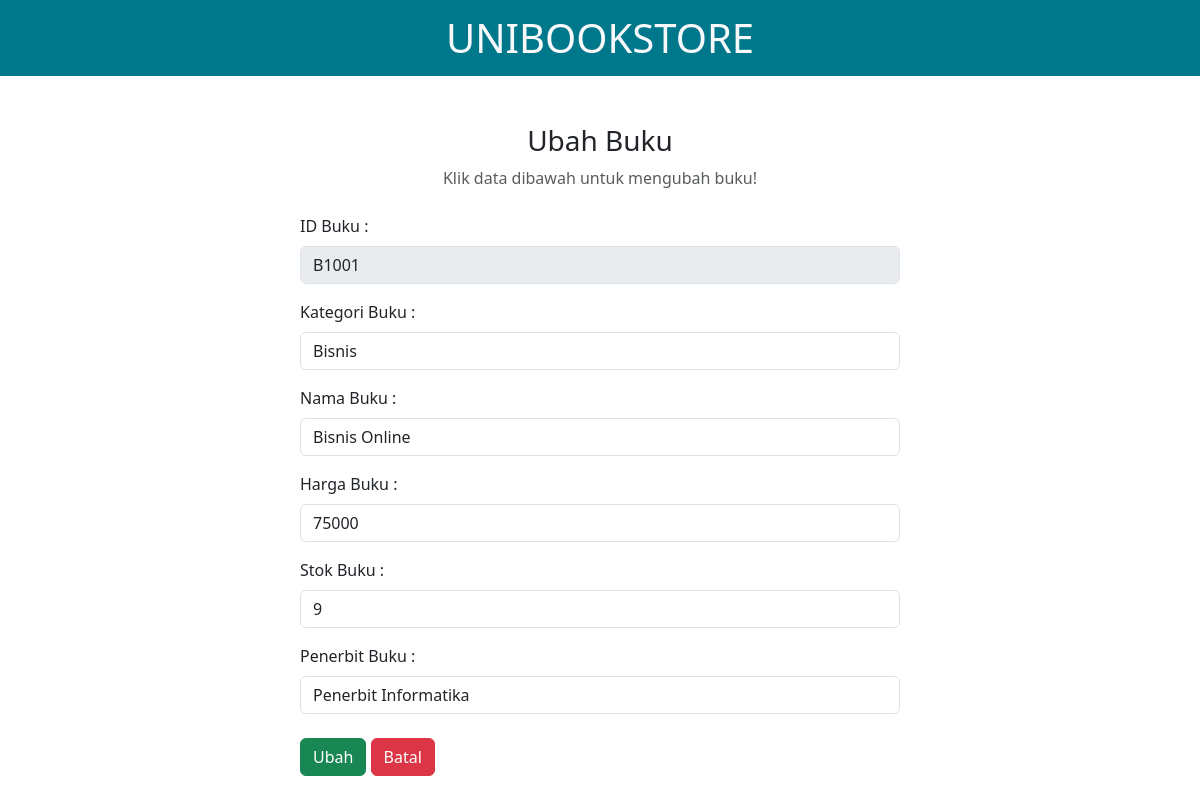
Page /edit_buku.php?id_buku=B1001 on the committed database.
### tables this page shows
CREATE TABLE `buku` (
  `id_buku` varchar(5) NOT NULL,
  `kategori` varchar(50) NOT NULL,
  `nama_buku` varchar(50) NOT NULL,
  `harga` int(10) NOT NULL,
  `stok` int(3) NOT NULL,
  `penerbit` varchar(50) NOT NULL
);

### edit_buku.php (the view, shortened to what this page needs)
<?php
include 'db_conn.php';
$id = $_GET['id_buku'];
?>
<!DOCTYPE html>
<html lang="en">
<head>
  <link href="https://cdn.jsdelivr.net/npm/bootstrap@5.3.0-alpha1/dist/css/bootstrap.min.css" rel="stylesheet">
</head>
<body>
  <nav class="navbar navbar-light text-light justify-content-center fs-1 mb-5" style="background-color: #00788C;">
    UNIBOOKSTORE
  </nav>
  <div class="container">
    <div class="text-center mb-4">
      <h3>Ubah Buku</h3>
      <p class="text-muted">Klik data dibawah untuk mengubah buku!</p>
    </div>
    <?php
    $sqlBuku = "SELECT * FROM `buku` WHERE id_buku = '$id'";
    $hasilBuku = mysqli_query($conn, $sqlBuku);
    $row = mysqli_fetch_assoc($hasilBuku);
    ?>
    <div class="container d-flex justify-content-center">
      <form method="post" action="admin.php" style="width: 50vw; min-width: 300px;">
        <div class="row mb-3">
          <div class="col">
            <label for="id_buku" class="form-label">ID Buku : </label>
            <input type="text" class="form-control" name="id_buku" id="id_buku" placeholder="K1234" maxlength="5" value="<?php echo $row['id_buku'] ?>" readonly disabled>
          </div>
        </div>
        <div class="row mb-3">
          <div class="col">
            <label for="kategori" class="form-label">Kategori Buku : </label>
            <input type="text" class="form-control" name="kategori" id="kategori" placeholder="Keilmuan" maxlength="50" value="<?php echo $row['kategori'] ?>">
          </div>
        </div>
        <div class="row mb-3">
          <div class="col">
            <label for="nama_buku" class="form-label">Nama Buku : </label>
            <input type="text" class="form-control" name="nama_buku" id="nama_buku" placeholder="Pemrograman Web Dasar" maxlength="50" value="<?php echo $row['nama_buku'] ?>">
          </div>
        </div>
        <div class="row mb-3">
          <div class="col">
            <label for="harga" class="form-label">Harga Buku : </label>
            <input type="number" class="form-control" name="harga" id="harga" placeholder="50000" value="<?php echo $row['harga'] ?>">
          </div>
        </div>
        <div class="row mb-3">
          <div class="col">
            <label for="stok" class="form-label">Stok Buku : </label>
            <input type="number" class="form-control" name="stok" id="stok" placeholder="10" max="999" value="<?php echo $row['stok'] ?>">
          </div>
        </div>
        <div class="row mb-4">
          <div class="col">
            <label for="penerbit" class="form-label">Penerbit Buku : </label>
            <input type="text" class="form-control" name="penerbit" id="penerbit" placeholder="Penerbit Informatika" maxlength="50" value="<?php echo $row['penerbit'] ?>">
          </div>
        </div>
        <div class="row mb-3">
          <div class="col">
            <button type="submit" class="btn btn-success" name="submitEditBuku">Ubah</button>
            <a href="index.php" class="btn btn-danger">Batal</a>
          </div>
        </div>
      </form>
    </div>
  </div>
</body>
</html>

### rows in the picture
buku: id_buku "B1001", kategori "Bisnis", nama_buku "Bisnis Online", harga "75000", stok "9", penerbit "Penerbit Informatika"
